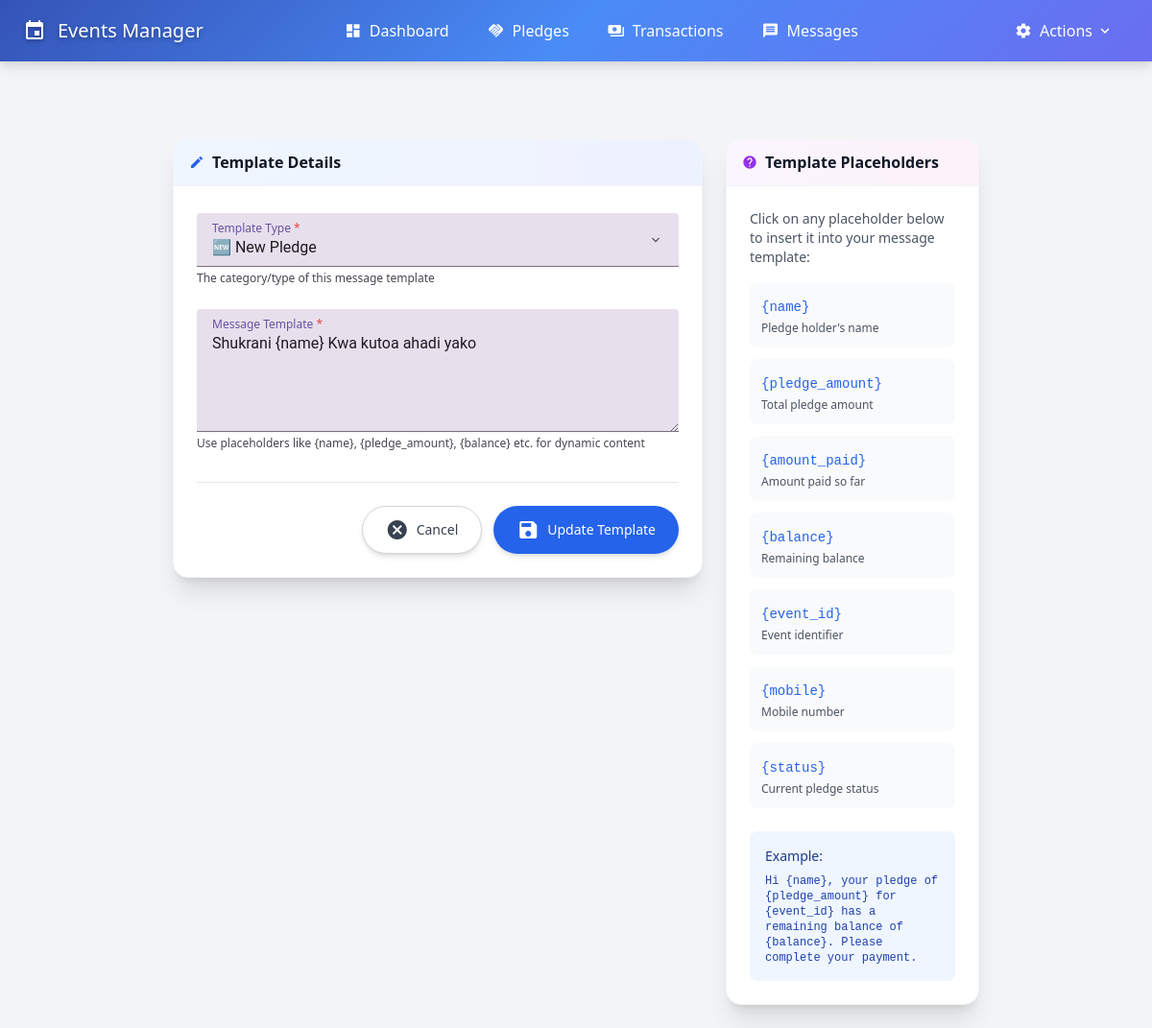
The app's page /templates/2/edit/ with its own data.
### events/models.py (models this page shows, shortened)
class MessageTemplate(models.Model):
    TEMPLATE_TYPES = [
        ('reminder', '🔔 Reminder'),
        ('new_pledge', '🆕 New Pledge'),
        ('pledge_completed', '✅ Pledge Completed'),
        ('card', '💳 Card'),
        ('thanks', '🙏 Thanks'),
    ]
    event_id = models.CharField(
        max_length=100,
        verbose_name="Event ID",
        help_text="Event this template belongs to"
    )
    message = models.TextField(
        verbose_name="Template Message",
        help_text="The message template content"
    )
    type = models.CharField(
        max_length=20,
        choices=TEMPLATE_TYPES,
        verbose_name="Template Type",
        help_text="Type/category of this message template"
    )
    name = models.CharField(
        max_length=100,
        verbose_name="Template Name",
        help_text="Descriptive name for this template"
    )
    is_active = models.BooleanField(
        default=True,
        verbose_name="Is Active",
        help_text="Whether this template is currently available for use"
    )
    created_at = models.DateTimeField(
        auto_now_add=True,
        verbose_name="Created At"
    )
    updated_at = models.DateTimeField(
        auto_now=True,
        verbose_name="Last Updated"
    )
    class Meta:
        db_table = 'message_templates'
        verbose_name = 'Message Template'
        verbose_name_plural = 'Message Templates'
        ordering = ['event_id', 'type', 'name']
        indexes = [
            models.Index(fields=['event_id']),
            models.Index(fields=['type']),
            models.Index(fields=['is_active']),
        ]
        unique_together = []  # Remove unique constraint since event_id is now default

### events/views.py (the view)
# urls.py: path('templates/<int:template_id>/edit/', views.template_edit, name='template_edit'),
def template_edit(request, template_id):
    template = get_object_or_404(MessageTemplate, id=template_id)
    if request.method == 'POST':
        form = MessageTemplateForm(request.POST, instance=template)
        if form.is_valid():
            template = form.save(commit=False)
            if not template.event_id:
                template.event_id = 'DEFAULT'
            template.name = f"{template.get_type_display()}"
            template.save()
            messages.success(request, f'Template "{template.name}" updated successfully!')
            return redirect('events:template_list')
        else:
            messages.error(request, 'Please correct the errors below.')
    else:
        form = MessageTemplateForm(instance=template)
    context = {
        'form': form,
        'template': template,
        'title': f'Edit Template: {template.name}',
        'action': 'Update'
    }
    return render(request, 'events/template_form.html', context)

### events/forms.py
class MessageTemplateForm(forms.ModelForm):
    class Meta:
        model = MessageTemplate
        fields = ['type', 'message']
        widgets = {
            'type': forms.Select(attrs={
                'class': 'mt-1 block w-full rounded-md border-gray-300 shadow-sm focus:border-blue-500 focus:ring-blue-500'
            }),
            'message': forms.Textarea(attrs={
                'class': 'mt-1 block w-full rounded-md border-gray-300 shadow-sm focus:border-blue-500 focus:ring-blue-500',
                'rows': 4,
            }),
        }
        labels = {
            'type': 'Template Type',
            'message': 'Message Template',
        }
        help_texts = {
            'type': 'The category/type of this message template',
            'message': 'Use placeholders like {name}, {pledge_amount}, {balance} etc. for dynamic content',
        }

### events/templates/events/template_form.html (shortened to what this page needs)
{% extends 'events/base.html' %}
{% block content %}
<div class="flex flex-col md:flex-row justify-between items-start md:items-center mb-8">
    <div>
    </div>
</div>
<div class="grid grid-cols-1 lg:grid-cols-3 gap-6">
    <div class="lg:col-span-2">
        <div class="bg-white rounded-2xl shadow-xl border border-gray-100 overflow-hidden">
            <div class="px-4 py-3 bg-gradient-to-r from-blue-50 to-indigo-50 border-b border-gray-100">
                <h5 class="text-base font-semibold text-gray-900 flex items-center">
                    <span class="material-icons mr-2 text-blue-600 text-base">edit</span>Template Details
                </h5>
            </div>
            <div class="p-6">
                <form method="post" id="template-form">
                    <div class="space-y-6">
                        <div class="field-container">
                            <div class="input-field">
                                {{ form.type }}
                                <label for="{{ form.type.id_for_label }}" class="field-label">
                                    {{ form.type.label }} <span class="text-red-500">*</span>
                                </label>
                                <div class="field-line"></div>
                            </div>
                            {% if form.type.help_text %}
                                <div class="field-hint">{{ form.type.help_text }}</div>
                            {% endif %}
                        </div>
                        <div class="field-container">
                            <div class="input-field">
                                {{ form.message }}
                                <label for="{{ form.message.id_for_label }}" class="field-label">
                                    {{ form.message.label }} <span class="text-red-500">*</span>
                                </label>
                                <div class="field-line"></div>
                            </div>
                            {% if form.message.help_text %}
                                <div class="field-hint">{{ form.message.help_text }}</div>
                            {% endif %}
                        </div>
                    </div>
                    <div class="flex justify-end space-x-3 mt-8 pt-6 border-t border-gray-200">
                        <a href="{% url 'events:template_list' %}"
                           class="inline-flex items-center px-6 py-3 bg-white border border-gray-300 text-gray-700 hover:bg-gray-50 font-medium text-sm rounded-full shadow-md hover:shadow-lg transition-all duration-200 focus:outline-none focus:ring-2 focus:ring-gray-500 focus:ring-offset-2">
                            <span class="material-icons mr-2">cancel</span>
                            Cancel
                        </a>
                        <button type="submit"
                                class="inline-flex items-center px-6 py-3 bg-blue-600 hover:bg-blue-700 text-white font-medium text-sm rounded-full shadow-md hover:shadow-lg transform hover:-translate-y-0.5 transition-all duration-200 focus:outline-none focus:ring-2 focus:ring-blue-500 focus:ring-offset-2">
                            <span class="material-icons mr-2">save</span>
                            {{ action }} Template
                        </button>
                    </div>
                </form>
            </div>
        </div>
    </div>
    <div class="lg:col-span-1">
        <div class="bg-white rounded-2xl shadow-xl border border-gray-100 overflow-hidden">
            <div class="px-4 py-3 bg-gradient-to-r from-purple-50 to-pink-50 border-b border-gray-100">
                <h5 class="text-base font-semibold text-gray-900 flex items-center">
                    <span class="material-icons mr-2 text-purple-600 text-base">help</span>Template Placeholders
                </h5>
            </div>
            <div class="p-6">
                <p class="text-sm text-gray-600 mb-4">Click on any placeholder below to insert it into your message template:</p>
                <div class="space-y-3">
                    <div class="p-3 bg-gray-50 rounded-lg cursor-pointer hover:bg-blue-50 transition-colors duration-200" onclick="insertPlaceholder('{name}')">
                        <code class="text-sm font-mono text-blue-600">{name}</code>
                        <p class="text-xs text-gray-600 mt-1">Pledge holder's name</p>
                    </div>
                    <div class="p-3 bg-gray-50 rounded-lg cursor-pointer hover:bg-blue-50 transition-colors duration-200" onclick="insertPlaceholder('{pledge_amount}')">
                        <code class="text-sm font-mono text-blue-600">{pledge_amount}</code>
                        <p class="text-xs text-gray-600 mt-1">Total pledge amount</p>
                    </div>
                    <div class="p-3 bg-gray-50 rounded-lg cursor-pointer hover:bg-blue-50 transition-colors duration-200" onclick="insertPlaceholder('{amount_paid}')">
                        <code class="text-sm font-mono text-blue-600">{amount_paid}</code>
                        <p class="text-xs text-gray-600 mt-1">Amount paid so far</p>
                    </div>
                    <div class="p-3 bg-gray-50 rounded-lg cursor-pointer hover:bg-blue-50 transition-colors duration-200" onclick="insertPlaceholder('{balance}')">
                        <code class="text-sm font-mono text-blue-600">{balance}</code>
                        <p class="text-xs text-gray-600 mt-1">Remaining balance</p>
                    </div>
                    <div class="p-3 bg-gray-50 rounded-lg cursor-pointer hover:bg-blue-50 transition-colors duration-200" onclick="insertPlaceholder('{event_id}')">
                        <code class="text-sm font-mono text-blue-600">{event_id}</code>
                        <p class="text-xs text-gray-600 mt-1">Event identifier</p>
                    </div>
                    <div class="p-3 bg-gray-50 rounded-lg cursor-pointer hover:bg-blue-50 transition-colors duration-200" onclick="insertPlaceholder('{mobile}')">
                        <code class="text-sm font-mono text-blue-600">{mobile}</code>
                        <p class="text-xs text-gray-600 mt-1">Mobile number</p>
                    </div>
                    <div class="p-3 bg-gray-50 rounded-lg cursor-pointer hover:bg-blue-50 transition-colors duration-200" onclick="insertPlaceholder('{status}')">
                        <code class="text-sm font-mono text-blue-600">{status}</code>
                        <p class="text-xs text-gray-600 mt-1">Current pledge status</p>
                    </div>
                </div>
                <div class="mt-6 p-4 bg-blue-50 rounded-lg">
                    <h6 class="text-sm font-medium text-blue-900 mb-2">Example:</h6>
                    <code class="text-xs text-blue-800 block">
                        Hi {name}, your pledge of {pledge_amount} for {event_id} has a remaining balance of {balance}. Please complete your payment.
                    </code>
                </div>
            </div>
        </div>
    </div>
</div>
{% endblock %}

### events/templates/events/template_form.html (style rules this page uses)
:root { --primary: #6750a4; --on-primary: #ffffff; --surface: #fef7ff; --on-surface: #1d1b20; --on-surface-variant: #49454f; --outline: #79747e; --outline-variant: #cac4d0; --surface-variant: #e7e0ec; --surface-container-high: #ece6f0; --error: #ba1a1a; --shadow: rgba(0, 0, 0, 0.2); }
.field-container { position: relative; margin-bottom: 1.5rem; }
.input-field { position: relative; background: var(--surface-variant); border-radius: 4px 4px 0 0; transition: background-color 0.2s; }
.input-field input, .input-field select, .input-field textarea { width: 100%; height: 56px; padding: 24px 48px 8px 16px; border: none; background: transparent; font-size: 16px; line-height: 24px; color: var(--on-surface); outline: none; font-family: 'Roboto', sans-serif; }
.input-field textarea { height: auto; min-height: 120px; resize: vertical; padding-top: 24px; padding-bottom: 8px; }
.field-label { position: absolute; left: 16px; top: 16px; font-size: 16px; line-height: 24px; color: var(--on-surface-variant); pointer-events: none; transition: all 0.2s cubic-bezier(0.4, 0, 0.2, 1); background: transparent; font-weight: 400; }
.input-field input:focus + .field-label, .input-field input:not(:placeholder-shown) + .field-label, .input-field select:focus + .field-label, .input-field select:not([value=""]) + .field-label, .input-field textarea:focus + .field-label, .input-field textarea:not(:placeholder-shown) + .field-label { top: 8px; font-size: 12px; line-height: 16px; color: var(--primary); font-weight: 500; }
.field-line { position: absolute; bottom: 0; left: 0; right: 0; height: 1px; background: var(--outline); transition: all 0.2s; }
.field-line::after { content: ''; position: absolute; bottom: 0; left: 50%; right: 50%; height: 2px; background: var(--primary); transition: all 0.2s; }
.field-hint { color: var(--on-surface-variant); font-size: 12px; line-height: 16px; margin-top: 4px; }
.input-field select { appearance: none; background-position: right 16px center; background-repeat: no-repeat; background-size: 16px; }

### records on screen
MessageTemplate: type "🆕 New Pledge", message "Shukrani {name} Kwa kutoa ahadi yako"

### other values on screen
{{ action }} "Update"
